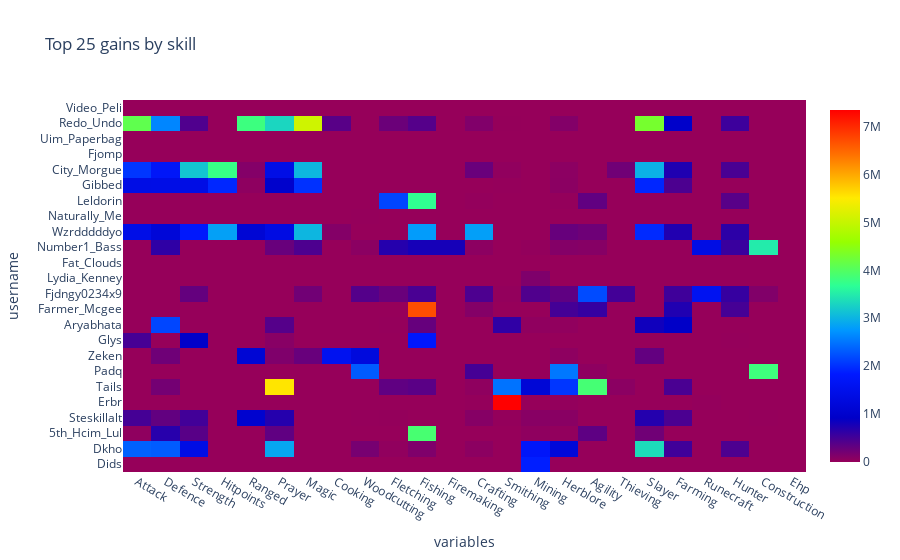

Notebook code for this chart:
### Markdown cell above
# This value is not very good, as there are too many rows. Lets try a heatmap

### Code cell
import plotly.graph_objects as go
import pandas as pd


# Load your data into a pandas DataFrame called heatmap_data
# ...

top_25 = weekly_df.iloc[1:25,:].drop(['Overall','Date'],axis = 1)

fig = go.Figure()
# Create the heatmap trace
heatmap_trace = go.Heatmap(
    x=top_25.columns,
    y=top_25.index,
    z=top_25.values,
    colorscale='rainbow',
    zsmooth =False,
    )

max_vals = top_25.max(axis=1).tolist()
for i in range(len(top_25.columns)):
    for j in range(len(top_25.columns)):
        if top_25.iloc[i,j] == max_vals[i] or top_25.iloc[i,j] == max_vals[j]:
            fig.add_annotation(x=top_25.columns[j], y=top_25.columns[i], text=round(top_25.iloc[i,j], 2),
                               font=dict(color='white', size=12), showarrow=False)

# Create the figure object and add the trace
fig = go.Figure(data=[heatmap_trace])

# Set the axis labels
fig.update_layout(
    xaxis_title='variables',
    yaxis_title='username',
    title = 'Top 25 gains by skill'
)

# Show the figure


fig.show()
weekly_df['Ehp']

### Figure 1 — Plotly figure (JSON) as saved in the notebook; plotly's stock layout.template omitted (floating-point values rounded to 4 significant figures; data arrays with more than 128 entries replaced by an {"elided": "..."} marker saying what was removed)
{"data": [{"colorscale": [[0, "rgb(150,0,90)"], [0.125, "rgb(0,0,200)"], [0.25, "rgb(0,25,255)"], [0.375, "rgb(0,152,255)"], [0.5, "rgb(44,255,150)"], [0.625, "rgb(151,255,0)"], [0.75, "rgb(255,234,0)"], [0.875, "rgb(255,111,0)"], [1, "rgb(255,0,0)"]], "type": "heatmap", "x": ["Attack", "Defence", "Strength", "Hitpoints", "Ranged", "Prayer", "Magic", "Cooking", "Woodcutting", "Fletching", "Fishing", "Firemaking", "Crafting", "Smithing", "Mining", "Herblore", "Agility", "Thieving", "Slayer", "Farming", "Runecraft", "Hunter", "Construction", "Ehp"], "y": ["Dids", "Dkho", "5th_Hcim_Lul", "Steskillalt", "Erbr", "Tails", "Padq", "Zeken", "Glys", "Aryabhata", "Farmer_Mcgee", "Fjdngy0234x9", "Lydia_Kenney", "Fat_Clouds", "Number1_Bass", "Wzrdddddyo", "Naturally_Me", "Leldorin", "Gibbed", "City_Morgue", "Fjomp", "Uim_Paperbag", "Redo_Undo", "Video_Peli"], "z": {"elided": "24x24 float values"}, "zsmooth": false}], "layout": {"title": {"text": "Top 25 gains by skill"}, "xaxis": {"title": {"text": "variables"}}, "yaxis": {"title": {"text": "username"}}}}
